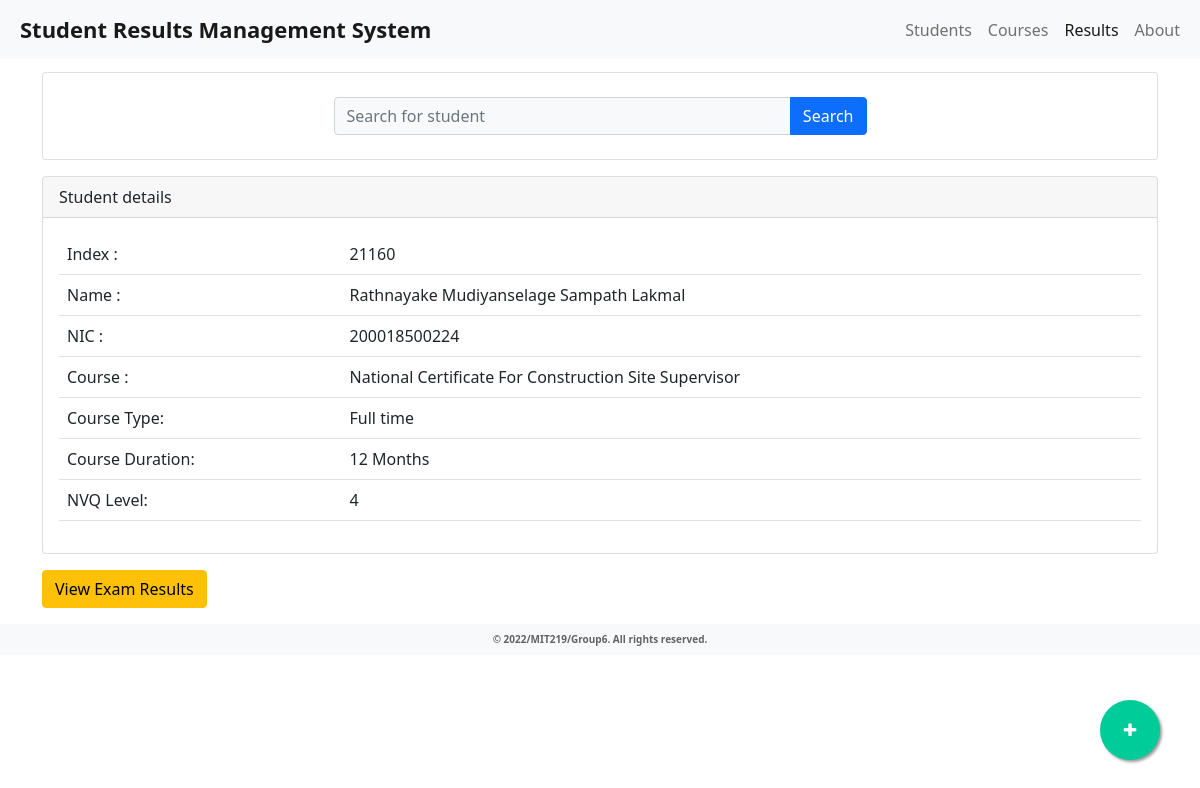
The app's page /results.php with its own data.
### tables this page shows
CREATE TABLE IF NOT EXISTS `student` (
  `index_no` int(10) NOT NULL,
  `name` varchar(200) NOT NULL,
  `nic` varchar(15) NOT NULL,
  `gender` varchar(8) NOT NULL,
  `address` varchar(200) NOT NULL,
  `telephone` int(11) NOT NULL,
  `dob` date NOT NULL,
  `training_no` varchar(40) NOT NULL,
  `course_code` varchar(10) NOT NULL,
  `batch` int(3) NOT NULL,
  `dropout` varchar(5) NOT NULL DEFAULT 'No',
  PRIMARY KEY (`index_no`)
);

CREATE TABLE IF NOT EXISTS `course` (
  `course_id` varchar(10) NOT NULL,
  `course_code` varchar(10) NOT NULL,
  `course_name` varchar(100) NOT NULL,
  `trade_name` varchar(100) NOT NULL,
  `course_type` varchar(10) NOT NULL,
  `batch` int(3) NOT NULL,
  `duration` varchar(10) NOT NULL,
  `nvq_level` int(2) NOT NULL,
  PRIMARY KEY (`course_id`)
);

### results.php (the view, shortened to what this page needs)
<?php
    include 'dbconnection.php';
?>
<?php
    $student_index=21160;
    $select_student_query = "SELECT * FROM `student` INNER JOIN course ON student.course_code = course.course_code INNER JOIN subject ON course.course_code=subject.course_code WHERE index_no = '".$student_index."'";
    $student_result = mysqli_query($connection,$select_student_query);
    $student = mysqli_fetch_assoc($student_result);
    $student_name = $student['name'];
    $student_nic = $student['nic'];
    $course_name = $student['course_name'];
    $course_type = $student['course_type'];
    $course_duration = $student['duration'];
    $course_nvq = $student['nvq_level'];
?>
<!DOCTYPE html>
<html lang="en">
<head>
    <link rel="stylesheet" href="css/bootstrap.min.css">
    <link rel="stylesheet" href="css/custom.css">
    <link rel="stylesheet" href="css/floating-action-button.css">
    <link rel="stylesheet" href="https://maxcdn.bootstrapcdn.com/font-awesome/4.5.0/css/font-awesome.min.css">
</head>
<body>
    <nav class="navbar fixed-top navbar-expand-lg navbar-light bg-light">
        <div class="container-fluid">
            <a class="navbar-brand title" href="#">Student Results Management System</a>
            <div class="collapse navbar-collapse" id="navbarNav">
                <ul class="navbar-nav ms-2">
                    <li class="nav-item">
                        <a class="nav-link" aria-current="page" href="students.php">Students</a>
                    </li>
                    <li class="nav-item">
                        <a class="nav-link" href="courses.php">Courses</a>
                    </li>
                    <li class="nav-item">
                        <a class="nav-link active" href="results.php">Results</a>
                    </li>
                    <li class="nav-item">
                        <a class="nav-link" href="about.php">About</a>
                    </li>
                </ul>
            </div>
        </div>
    </nav>
    <div class="container pt-4">
        <div class="card mt-5">
            <div class="card-body p-4">
                <div class="col-6 mx-auto">
                    <form method="POST">
                        <div class="input-group">
                            <input class="bg-light form-control border-1 small" type="text" placeholder="Search for student" name="txtSearch"/>
                            <input class="btn btn-primary py-0" type="submit" name = "Search" value="Search"></input>
                        </div>
                    </form>
                </div>
            </div>
        </div>
        <div class="card mt-3">
            <div class="card-header">
                Student details
            </div>
            <div class="card-body">
                <div class="ccard my-0  mx-auto">
                    <div class="table-responsive">
                        <table class="table table-hover">
                            <tbody>
                                <tr>
                                    <td>Index : </td>
                                    <td> <?php echo $student_index ?></td>
                                </tr>
                                <tr>
                                    <td>Name : </td>
                                    <td> <?php echo $student_name; ?></td>
                                </tr>
                                <tr>
                                    <td>NIC : </td>
                                    <td> <?php echo $student_nic; ?></td>
                                </tr>
                                <tr>
                                    <td>Course : </td>
                                    <td> <?php echo $course_name; ?></td>
                                </tr>
                                <tr>
                                    <td>Course Type: </td>
                                    <td> <?php echo $course_type; ?></td>
                                </tr>
                                <tr>
                                    <td>Course Duration: </td>
                                    <td> <?php echo $course_duration; ?></td>
                                </tr>
                                <tr>
                                    <td>NVQ Level: </td>
                                    <td> <?php echo $course_nvq; ?></td>
                                </tr>
                            </tbody>
                        </table>
                    </div>
                </div>
            </div>
        </div>
        <div class="fd-grid gap-2">
            <a class="btn btn-warning my-3" href="certificate.php?index=<?php echo $student_index?>">View Exam Results</a>
        </div>
        <a href="addresult.php" class="float btn-secondary" data-bs-toggle="tooltip" data-bs-placement="top" title="Add Course">
            <i class="fa fa-plus my-float"></i>
        </a>
    </div>
    <?php include('footer.php') ?>
</body>
</html>

### css/custom.css (style rules this page uses)
.title { font-weight: 600; font-size: 22px; display: inline-block; margin: 0px 8px auto; width:80%; }

### css/floating-action-button.css (style rules this page uses)
.float { position:fixed; width:60px; height:60px; bottom:40px; right:40px; background-color:#0C9; color:#FFF; border-radius:50px; text-align:center; box-shadow: 2px 2px 3px #999; }
.my-float { margin-top:22px; }

### records on screen
student: name "Rathnayake Mudiyanselage Sampath Lakmal", nic "200018500224"
course: course_name "National Certificate For Construction Site Supervisor", course_type "Full time", duration "12 Months", nvq_level "4"

### other values on screen
$student_index "21160"
